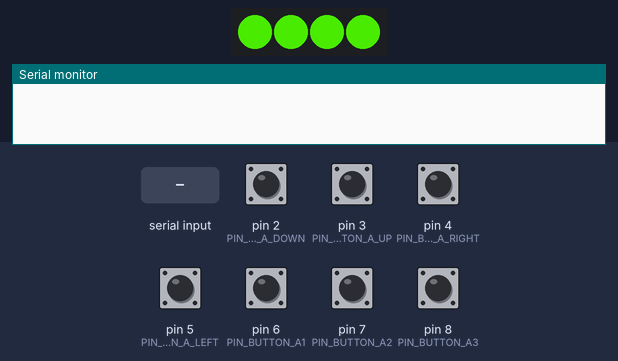
The sketch below on a simulated Teensy 3. On the bench: 4 RGB LEDs in strip order, left to right, the last lines printed to the serial monitor. Inputs (shaded band) come from the test bench; at power-on: pin 2 (PIN_BUTTON_A_DOWN), pin 3 (PIN_BUTTON_A_UP), pin 4 (PIN_BUTTON_A_RIGHT), pin 5 (PIN_BUTTON_A_LEFT), pin 6 (PIN_BUTTON_A1), pin 7 (PIN_BUTTON_A2), pin 8 (PIN_BUTTON_A3) HIGH. Dim RGB values are drawn brighter than linear; EEPROM starts erased.

Above: at 3.2 s.
3.3 s: "i90\n" received over Serial
At 3.67 s:
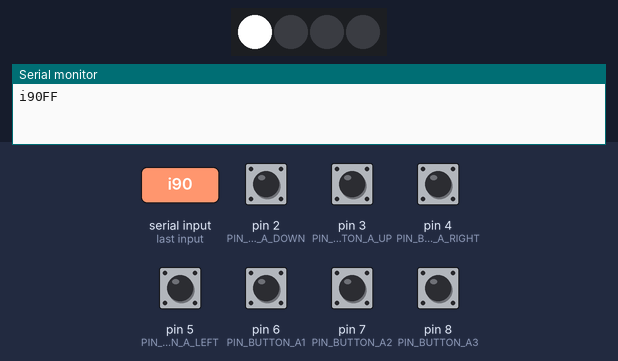
6.3 s: "i,45\n" received over Serial
At 7.04 s:
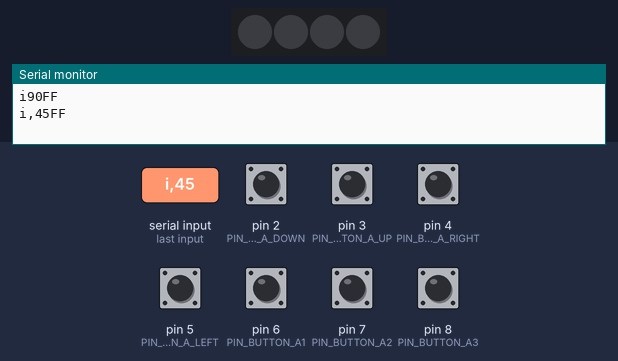
9.3 s: "i\n" received over Serial
At 10.77 s:
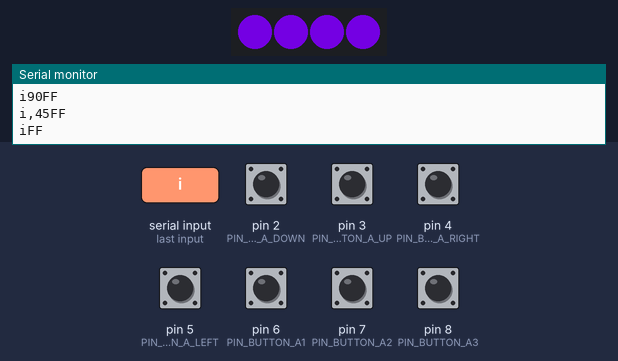
12.3 s: "90,45\n" received over Serial
At 13.47 s:
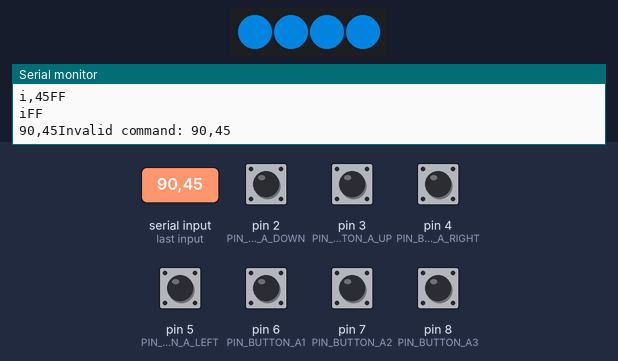
15.3 s: "r\n" received over Serial
At 15.88 s:
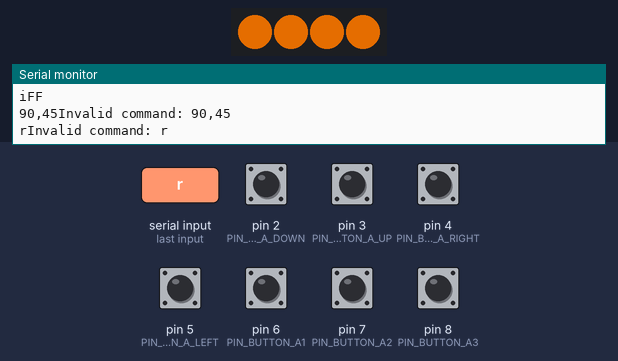
18.3 s: "13\n" received over Serial
At 20.98 s:
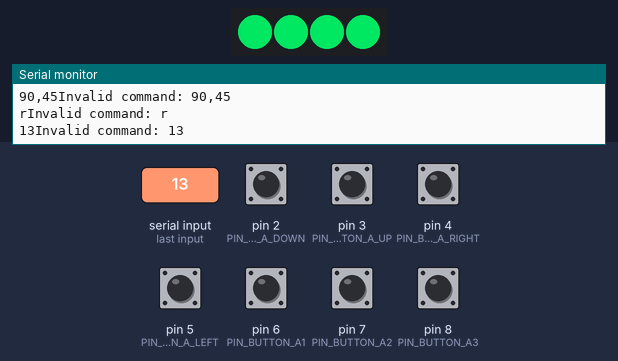
Timing chart, 0 to 22.3 s (numbered marks = the images above; inputs shaded):
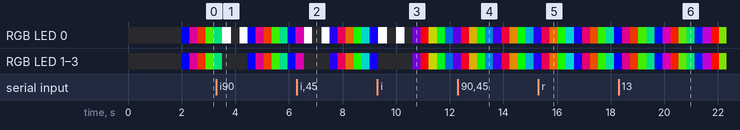

The sketch:

ArcadeJamPanelFirmware.ino
```cpp
#include <Bounce.h>
#include <Adafruit_NeoPixel.h>
#include <LPD8806.h>
#include <SPI.h>
#include <EEPROM.h>

#define VERSION "Three Button RGB Panel V.1"

// EEPROM addresses
#define PANEL_ID             0

// Digital Input Pin Setup
#define PIN_BUTTON_A1        6
#define PIN_BUTTON_A2        7
#define PIN_BUTTON_A3        8
#define PIN_BUTTON_A_UP      3
#define PIN_BUTTON_A_DOWN    2
#define PIN_BUTTON_A_LEFT    5
#define PIN_BUTTON_A_RIGHT   4

// Debounce Milliseconds use for button input
#define DEBOUNCE_MILLIS      10

// RGB LED Button setup (No pin configuration, because the LED Strip uses the hardware SPI)
//                      (  Teensy 3.1 SPI SCK = pin 13  DOUT = pin 11                     )
#define STRIP_LED_COUNT        4

// Serial Communication Config
#define MAX_COMMAND_LENGTH     128

Bounce button_A1 = Bounce(PIN_BUTTON_A1, DEBOUNCE_MILLIS);
Bounce button_A2 = Bounce(PIN_BUTTON_A2, DEBOUNCE_MILLIS);
Bounce button_A3 = Bounce(PIN_BUTTON_A3, DEBOUNCE_MILLIS);
Bounce button_A_UP = Bounce(PIN_BUTTON_A_UP, DEBOUNCE_MILLIS);
Bounce button_A_DOWN = Bounce(PIN_BUTTON_A_DOWN, DEBOUNCE_MILLIS);
Bounce button_A_LEFT = Bounce(PIN_BUTTON_A_LEFT, DEBOUNCE_MILLIS);
Bounce button_A_RIGHT = Bounce(PIN_BUTTON_A_RIGHT, DEBOUNCE_MILLIS);

LPD8806 LEDStrip = LPD8806( STRIP_LED_COUNT, 9 /* data pin */, 10 /* clock pin */);

void setup()
{
  pinMode(PIN_BUTTON_A1, INPUT_PULLUP);
  pinMode(PIN_BUTTON_A2, INPUT_PULLUP);
  pinMode(PIN_BUTTON_A3, INPUT_PULLUP);
  pinMode(PIN_BUTTON_A_UP, INPUT_PULLUP);
  pinMode(PIN_BUTTON_A_DOWN, INPUT_PULLUP);
  pinMode(PIN_BUTTON_A_LEFT, INPUT_PULLUP);
  pinMode(PIN_BUTTON_A_RIGHT, INPUT_PULLUP);

  // Joystick configured for Manual Send, Joystick.send_now() must be called
  //  to send a USB packet accross the wire
  Joystick.useManualSend(true);

  LEDStrip.begin();
  LEDStrip.show();

  Serial.begin(38400);

  delay(2000);
    Strip_Init();
}

void loop()
{
  static char SerialCommand[MAX_COMMAND_LENGTH + 1];
  static int SerialCommandLength = 0;

  // Update all the buttons.  There should not be any long
  // delays in loop(), so this runs repetitively at a rate
  // faster than the buttons could be pressed and released
  button_A1.update();
  button_A2.update();
  button_A3.update();
  button_A_UP.update();
  button_A_DOWN.update();
  button_A_LEFT.update();
  button_A_RIGHT.update();

  // Set USB Joystick Button state by sampling debounced button state

  if (button_A1.fallingEdge())
  {
    Joystick.button(1, 1);
  }
  else if (button_A1.risingEdge())
  {
    Joystick.button(1, 0);
  }

  if (button_A2.fallingEdge())
  {
    Joystick.button(2, 1);
  }
  else if (button_A2.risingEdge())
  {
    Joystick.button(2, 0);
  }

  if (button_A3.fallingEdge())
  {
    Joystick.button(3, 1);
  }
  else if (button_A3.risingEdge())
  {
    Joystick.button(3, 0);
  }

  // Recalculate Joystick Axis values (0-1023) based off of button presses
  Joystick.X( 512 + ( button_A_LEFT.read() * 511 ) - ( button_A_RIGHT.read() * 512 ) );
  Joystick.Y( 512 + ( button_A_UP.read() * 511 ) - ( button_A_DOWN.read() * 512 ) );

  Joystick.send_now();

  while (Serial.available())
  {

    char c = Serial.read();
    if ( c == 13 || c == '\n' )
    {
      ProcessCommand( SerialCommand, SerialCommandLength );
      SerialCommandLength = 0;
      Serial.printf("\n");
    }
    else
    {
      if ( SerialCommandLength < MAX_COMMAND_LENGTH )
      {
        SerialCommand[SerialCommandLength] = c;
        SerialCommandLength += 1;
        Serial.printf("%c", c);
      }
    }
  }

  Strip_Update();
 }


 void ProcessCommand( char* Command, int CommandLength )
 {
   int panelId;

   if ( CommandLength <= 0 )
     return;

   Command[CommandLength] = 0;

   switch ( Command[0] )
   {
     case 's':
       Strip_ProcessCommand( Command, CommandLength );
       break;

     case 'v':
       Serial.printf("%s\n", VERSION);
       break;

     case 'i':
       panelId = EEPROM.read(PANEL_ID);
       Serial.printf("%02X\n", panelId);
       Joystick.button(1, 1);
       Strip_ProcessCommand("s0fffffff0020", 13);
       Strip_ProcessCommand("s1s000000", 9);
       Strip_ProcessCommand("s2s000000", 9);
       Strip_ProcessCommand("s3s000000", 9);

       for (int i = 0; i < 100; ++i)
       {
         Joystick.send_now();
         Strip_Update();
         delay(10);
       }
       Joystick.button(1, 0);
       Joystick.send_now();
       Strip_ProcessCommand("s0r0004", 7);
       Strip_ProcessCommand("s1r0004", 7);
       Strip_ProcessCommand("s2r0004", 7);
       Strip_ProcessCommand("s3r0004", 7);
       break;

     case 'w':
       if (CommandLength == 3)
       {
         panelId = IntFromHex(&Command[1], 2);
         if (panelId < 0)
         {
           Serial.printf("Invalid panel id: %s\n", &Command[1]);
         }
         else
         {
           EEPROM.write(PANEL_ID, panelId);
           Serial.printf("success");
         }
       }
       else
       {
         Serial.printf("Invalid command length for: w\n");
       }
       break;

     default:
       Serial.printf("Invalid command: %s\n", Command);
       break;
   }
 }

int IntFromHex( char c )
{
  if ( c >= '0' && c <= '9' )
  {
    return c - '0';
  }

  if ( c >= 'A' && c <= 'F' )
  {
    return c - 'A' + 10;
  }

  if ( c >= 'a' && c <= 'f' )
  {
    return c - 'a' + 10;
  }

  return -1;
}

int IntFromHex( char* input, int numDigits )
{
  int returnVal = 0;

  for ( int i = 0; i < numDigits; ++i )
  {
    int hexVal = IntFromHex( input[i] ) << (4 * (numDigits - i - 1) );
    if (hexVal < 0)
      return -1;

    returnVal += hexVal;
  }

  return returnVal;
}
```

LEDGroupState.ino
```cpp
enum LEDMode
{
  Mode_Off,
  Mode_SolidColor,
  Mode_Flashing,
  Mode_Meter,
  Mode_RainbowScroll
};

class LEDGroupState
{
public:
  LEDGroupState() {}

  void Init( LPD8806* driver, int LEDoffset, int LEDcount );
  void Init( Adafruit_NeoPixel* driver, int LEDoffset, int LEDcount );

  void Update( unsigned long currentMillis );

  void SetOff();
  void SetSolid( uint8_t r, uint8_t g, uint8_t b );
  void SetFlashing( uint8_t r, uint8_t g, uint8_t b, uint32_t flashInterval );
  void SetMeter( uint8_t r, uint8_t g, uint8_t b, uint8_t value );
  void SetRainbowScroll( uint32_t changeInterval );

private:
  void _FillSolid( uint32_t color );
  void _FillRainbow( uint16_t colorWheelOffset );
  void _FillMeter( uint32_t color, uint8_t meterValue );

  uint32_t _Color( uint8_t red, uint8_t green, uint8_t blue );
  uint32_t _ColorWheel( uint16_t WheelPos );

  unsigned long mMilliCounter;
  uint32_t mFlashInterval;
  LEDMode mCurrentMode;
  uint32_t mColorValue;
  int mMeterValue;
  uint16_t mColorWheelOffset;
  bool mFlashOn;

  int mLEDoffset;
  int mLEDcount;
  LPD8806* mLPD8806Driver;
  Adafruit_NeoPixel* mNeoPixelDriver;
};

void LEDGroupState::Init( LPD8806* driver, int LEDoffset, int LEDcount )
{
  mLPD8806Driver = driver;
    mNeoPixelDriver = 0;
  mLEDoffset = LEDoffset;
  mLEDcount = LEDcount;

  SetOff();
}

void LEDGroupState::Init( Adafruit_NeoPixel* driver, int LEDoffset, int LEDcount )
{
  mLPD8806Driver = 0;
  mNeoPixelDriver = driver;
  mLEDoffset = LEDoffset;
  mLEDcount = LEDcount;

  SetOff();
}

void LEDGroupState::Update( unsigned long currentMillis )
{
  switch ( mCurrentMode )
  {
    case Mode_Flashing:
    {
      if ( currentMillis > (mMilliCounter + mFlashInterval) )
      {
        mMilliCounter += mFlashInterval;

        mFlashOn = !mFlashOn;
        if ( mFlashOn )
        {
          _FillSolid( mColorValue );
        }
        else
        {
          _FillSolid( 0 );
        }

      }
    }
    break;

    case Mode_RainbowScroll:
    {
      if ( currentMillis > (mMilliCounter + mFlashInterval) )
      {
        mMilliCounter += mFlashInterval;

        mColorWheelOffset = (mColorWheelOffset + 1) % (128 * 3);
        _FillRainbow( mColorWheelOffset );
      }
    }
    break;

    default:
      break;
  }
}

void LEDGroupState::SetOff()
{
  mCurrentMode = Mode_Off;

  mColorValue = 0;
  _FillSolid( mColorValue );
}

void LEDGroupState::SetSolid( uint8_t r, uint8_t g, uint8_t b )
{
  mCurrentMode = Mode_SolidColor;

  mColorValue = _Color( r,g,b );
  _FillSolid( mColorValue );
}

void LEDGroupState::SetFlashing( uint8_t r, uint8_t g, uint8_t b, uint32_t flashInterval )
{
  mCurrentMode = Mode_Flashing;
  mFlashInterval = flashInterval;
  mFlashOn = true;
  mMilliCounter = millis();

  mColorValue = _Color( r,g,b );
  _FillSolid( mColorValue );
}

void LEDGroupState::SetRainbowScroll( uint32_t changeInterval )
{
  mCurrentMode = Mode_RainbowScroll;
  mFlashInterval = changeInterval;
  mMilliCounter = millis();
  mColorWheelOffset = 0;

  _FillRainbow( mColorWheelOffset );
}

void LEDGroupState::SetMeter( uint8_t r, uint8_t g, uint8_t b, uint8_t meterValue )
{
  mCurrentMode = Mode_Meter;
  mMeterValue = meterValue;
  mColorValue = _Color( r,g,b );

  _FillMeter( mColorValue, mMeterValue );
}


uint32_t LEDGroupState::_Color( uint8_t red, uint8_t green, uint8_t blue )
{
  if ( mLPD8806Driver )
    return mLPD8806Driver->Color( green, blue, red     );
  else
    return mNeoPixelDriver->Color( red, green, blue );
}

uint32_t LEDGroupState::_ColorWheel(uint16_t WheelPos)
{
  uint8_t r, g, b;
  WheelPos %= (128*3);

  switch(WheelPos / 128)
  {
    case 0:
      r = 127 - WheelPos % 128;   //Red down
      g = WheelPos % 128;      // Green up
      b = 0;                  //blue off
      break;
    case 1:
      g = 127 - WheelPos % 128;  //green down
      b = WheelPos % 128;      //blue up
      r = 0;                  //red off
      break;
    case 2:
      b = 127 - WheelPos % 128;  //blue down
      r = WheelPos % 128;      //red up
      g = 0;                  //green off
      break;
  }
  return(_Color(r,g,b));
}

void LEDGroupState::_FillSolid( uint32_t color )
{
  int LEDend = mLEDoffset + mLEDcount;

  if ( mLPD8806Driver )
  {
     for(int i=mLEDoffset; i<LEDend; i++)
     {
       mLPD8806Driver->setPixelColor(i, color );
     }
  }
  else
  {
     for(int i=mLEDoffset; i<LEDend; i++)
     {
       mNeoPixelDriver->setPixelColor(i, color );
     }
  }
}

void LEDGroupState::_FillRainbow( uint16_t wheelOffset )
{
  int wheelSkip = (128*3) / mLEDcount;

  int LEDend = mLEDoffset + mLEDcount;

  if ( mLPD8806Driver )
  {
     for(int i=mLEDoffset; i<LEDend; i++)
     {
       mLPD8806Driver->setPixelColor(i, _ColorWheel(wheelOffset) );
       wheelOffset += wheelSkip;
     }
  }
  else
  {
     for(int i=mLEDoffset; i<LEDend; i++)
     {
       mNeoPixelDriver->setPixelColor(i, _ColorWheel(wheelOffset) );
       wheelOffset += wheelSkip;
     }
  }
}

void LEDGroupState::_FillMeter( uint32_t color, uint8_t meterValue )
{
  int LEDendOn = mLEDoffset + meterValue;
  int LEDend = mLEDoffset + mLEDcount;

  if ( mLPD8806Driver )
  {
     for(int i=mLEDoffset; i<LEDend; i++)
     {
       if ( i < LEDendOn )
         mLPD8806Driver->setPixelColor(i, color );
       else
         mLPD8806Driver->setPixelColor(i, 0 );
     }
  }
  else
  {
     for(int i=mLEDoffset; i<LEDend; i++)
     {
       if ( i < LEDendOn )
         mNeoPixelDriver->setPixelColor(i, color );
       else
         mNeoPixelDriver->setPixelColor(i, 0 );
     }
  }
}
```

PixelStripControl.ino
```cpp
// Button Command Reference
//
//  KEY: ## = ButtonNumber  RR = red   GG = green   BB = blue  TTTT = FlashInterval in milliseconds
//
// Solid Color
// bs##RRGGBB
//
// Flasing Color
// bf##RRGGBBTTTT
//


// LED Panel Strip Command Reference
//
//  KEY: RR = red   GG = green   BB = blue  TTTT = FlashInterval in milliseconds
//       VV = Meter Value
//
// Solid Color
// psRRGGBB
//
// Flashing Color
// pfRRGGBBTTTT
//
// Rainbow Scroll
// prTTTT
//
// Meter
// pmRRGGBBVV
//


#define FIRST_BUTTON_LED_OFFSET   0
#define BUTTON_LED_COUNT          4

static LEDGroupState ButtonLEDState[BUTTON_LED_COUNT];

void Strip_Init()
{
  for ( int i = 0; i < BUTTON_LED_COUNT; ++i )
  {
    ButtonLEDState[i].Init( &LEDStrip, FIRST_BUTTON_LED_OFFSET + i, 1 );
    //ButtonLEDState[i].SetOff();
    ButtonLEDState[i].SetRainbowScroll(4);
  }

  //ButtonLEDState[0].SetFlashing( 0, 127, 0, 1000 );
}


void Strip_Update()
{
  unsigned long currentMillis = millis();

  for ( int i = 0; i < BUTTON_LED_COUNT; ++i )
  {
    ButtonLEDState[i].Update( currentMillis );
  }

  LEDStrip.show();
}


void Strip_ProcessCommand( char* Command, int CommandLength )
{
  if ( CommandLength < 3 )
    return;

  LEDGroupState* group;

  int buttonId = IntFromHex( Command[1] );
  if (buttonId < 0)
    goto error;

  group = &ButtonLEDState[buttonId];

  switch ( Command[2] )
  {
    case 's':
    {
      if ( CommandLength != 9 )
        goto error;

      int red = IntFromHex( &Command[3], 2 );
      int green = IntFromHex( &Command[5], 2 );
      int blue = IntFromHex( &Command[7], 2 );

      if (red < 0 || green < 0 || blue < 0)
        goto error;

      group->SetSolid( red,green,blue );
    }
    break;

    case 'f':
    {
      if ( CommandLength != 13 )
        goto error;

      int red = IntFromHex( &Command[3], 2 );
      int green = IntFromHex( &Command[5], 2 );
      int blue = IntFromHex( &Command[7], 2 );

      if (red < 0 || green < 0 || blue < 0)
        goto error;

      int flashInterval = IntFromHex( &Command[9], 4 );
      if (flashInterval < 0)
        goto error;

      group->SetFlashing( red,green,blue, flashInterval );
    }
    break;

    case 'r':
    {
        if ( CommandLength != 7 )
          goto error;

        int flashInterval = IntFromHex( &Command[3], 4 );
        if (flashInterval < 0)
          goto error;

        group->SetRainbowScroll( flashInterval );
    }
    break;

    case 'm':
    {
        if ( CommandLength != 11 )
          goto error;

      int red = IntFromHex( &Command[3], 2 );
      int green = IntFromHex( &Command[5], 2 );
      int blue = IntFromHex( &Command[7], 2 );
      int value = IntFromHex( &Command[9], 2 );

      if (red < 0 || green < 0 || blue < 0 || value < 0)
        goto error;

      group->SetMeter( red,green,blue, value );
    }
  }

  return;

error:
  Serial.printf( "Bad LED Strip command: %s\n", Command );
}
```
